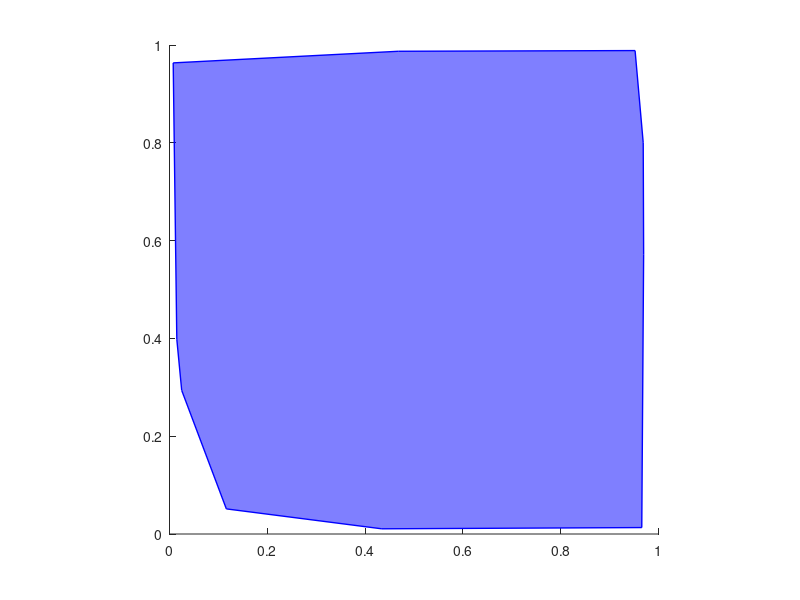

MATLAB code for this plot: (Note: this script raises an error after producing the figure.)
%% SCRIPT_HalfSpacePolygonExample
% This script defines the interior of a *convex* polygon using the 
% intersection of negative half spaces.
%
%   M. Kutzer, 24Feb2022, USNA

clear all
close all
clc

%% Create a random polygon
verts = rand(2,100);

% Make vertices convex
idx = convhull(verts(1,:),verts(2,:));
verts = verts(:,idx(1:end-1));

%% Plot polygon
fig = figure;
axs = axes('Parent',fig);
hold(axs,'on');
daspect(axs,[1 1 1]);

faces = 1:size(verts,2);
ptc = patch('Vertices',verts.','Faces',faces,'FaceColor','b',...
    'FaceAlpha',0.5,'EdgeColor','b','LineWidth',1);

%% Define half space for each segment of the polygon using Hessian Normal form
idx = [faces,1]; % (Indices including wrap-around condition)
for i = 1:size(verts,2)
    % Define adjacent verticex pair
    p1 = verts(:,idx(i));
    p2 = verts(:,idx(i+1));
    
    % --- Define "oriented" line ------------------------------------------
    % Define the line using Hessian normal form

    % Define vector direction of vertex pair
    v = p2 - p1;
    v_hat = v./norm(v);
    
    % Define normal to vertex pair
    n_hat = [v_hat(2); -v_hat(1)];

    % Define offset
    p = -n_hat.'*p1;

    % Package line coefficients
    abc_hn(i,:) = [n_hat.', p]; % Coefficients for our line ax + by + c = 0
    % ---------------------------------------------------------------------

    % --- Define "oriented" line using fitPlane ---------------------------
    % NOTES:
    % (1) fitPlane fits an N-dimensional plane (N > 1). A line is a 2D
    %     plane.
    % (2) Creating a reliable line orientation requires nCross from the
    %     TransformationToolbox
    abc_fp(i,:) = fitPlane([p1,p2]);
    % ---------------------------------------------------------------------

    % Plot vertices and labels
    plot(axs,verts(1,idx(i)),verts(2,idx(i)),'*k');
    text(verts(1,idx(i)),verts(2,idx(i)),sprintf('p_{%d}',i));
end

% Select one set of constants
abc = abc_fp;

%% Check half spaces for collisions
xlim(axs,[-1,2]);
ylim(axs,[-1,2]);

% Define plot objects for interior and exterior points
plt_in  = plot(axs,nan,nan,'*r');
plt_out = plot(axs,nan,nan,'*g');

while true
    tic
    % Define test point
    p_tst = 3*rand(2,1) - 1;

    % Append a 1 to p
    p_tst(3) = 1;

    % Check point relative to line
    tst = abc * p_tst; 

    % Check if point is in each negative half space
    tf = tst <= 0; % See who's negative half space we are in
    
    % Check if point if in the intersection of negative half spaces
    if nnz(tf) ~= numel(tf)
        % Point *is not* in the intersection of negative half spaces
        x = get(plt_out,'XData');
        y = get(plt_out,'YData');
        x(end+1) = p_tst(1);
        y(end+1) = p_tst(2);
        set(plt_out,'XData',x,'YData',y);
    else
        % Point *is* in the intersection of negative half spaces
        x = get(plt_in,'XData');
        y = get(plt_in,'YData');
        x(end+1) = p_tst(1);
        y(end+1) = p_tst(2);
        set(plt_in,'XData',x,'YData',y);
    end
    toc
    drawnow
end

